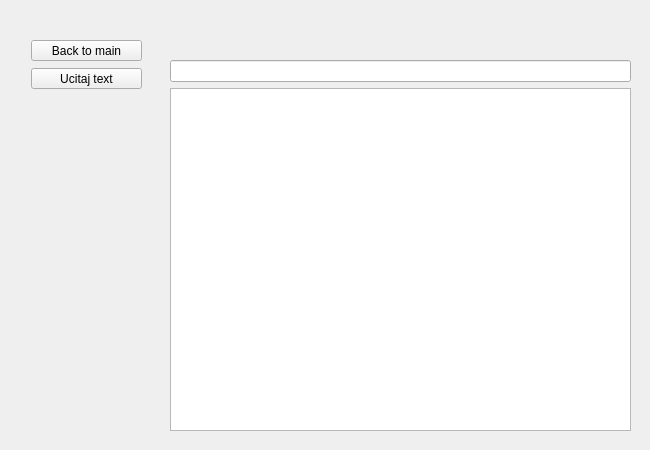
<?xml version="1.0" encoding="UTF-8"?>
<ui version="4.0">
 <class>EditorForm</class>
 <widget class="QWidget" name="EditorForm">
  <property name="geometry">
   <rect>
    <x>0</x>
    <y>0</y>
    <width>650</width>
    <height>450</height>
   </rect>
  </property>
  <property name="windowTitle">
   <string>TRex - Editor</string>
  </property>
  <widget class="QPushButton" name="bttn_main">
   <property name="geometry">
    <rect>
     <x>31</x>
     <y>40</y>
     <width>111</width>
     <height>21</height>
    </rect>
   </property>
   <property name="text">
    <string>Back to main</string>
   </property>
  </widget>
  <widget class="QPushButton" name="bttnLoad">
   <property name="geometry">
    <rect>
     <x>31</x>
     <y>68</y>
     <width>111</width>
     <height>21</height>
    </rect>
   </property>
   <property name="text">
    <string>Ucitaj text</string>
   </property>
  </widget>
  <widget class="QWidget" name="layoutWidget">
   <property name="geometry">
    <rect>
     <x>170</x>
     <y>60</y>
     <width>461</width>
     <height>371</height>
    </rect>
   </property>
   <layout class="QVBoxLayout" name="verticalLayout">
    <item>
     <widget class="QLineEdit" name="lineEdit"/>
    </item>
    <item>
     <widget class="QPlainTextEdit" name="plainTextEdit"/>
    </item>
   </layout>
  </widget>
 </widget>
 <resources/>
 <connections/>
</ui>
